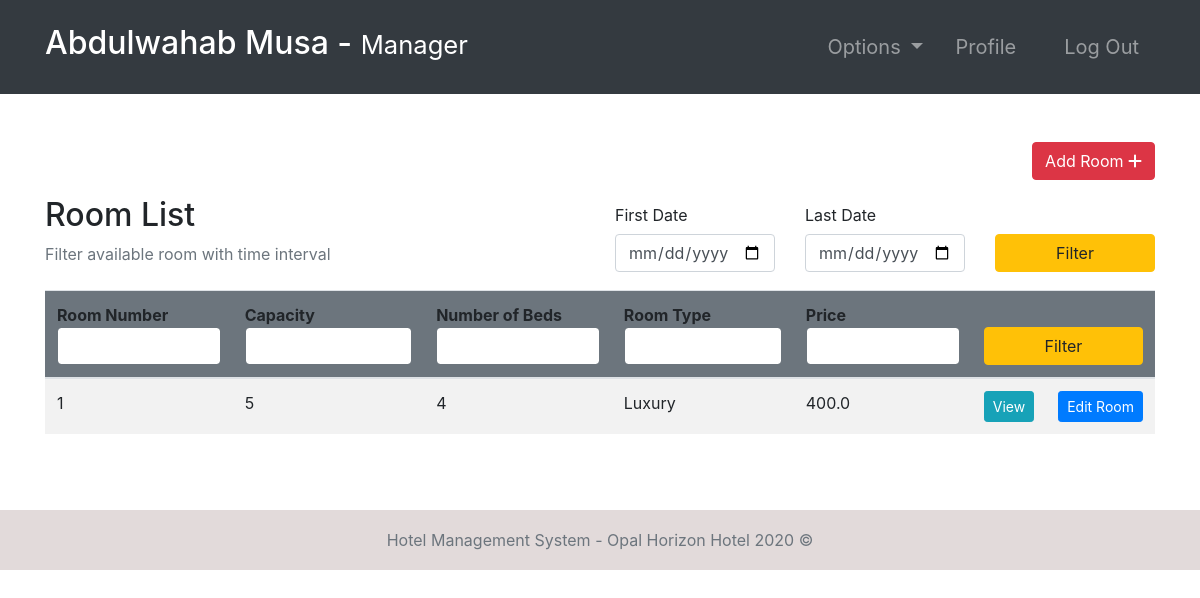
Before: /rooms/ (signed in) with the older database file.
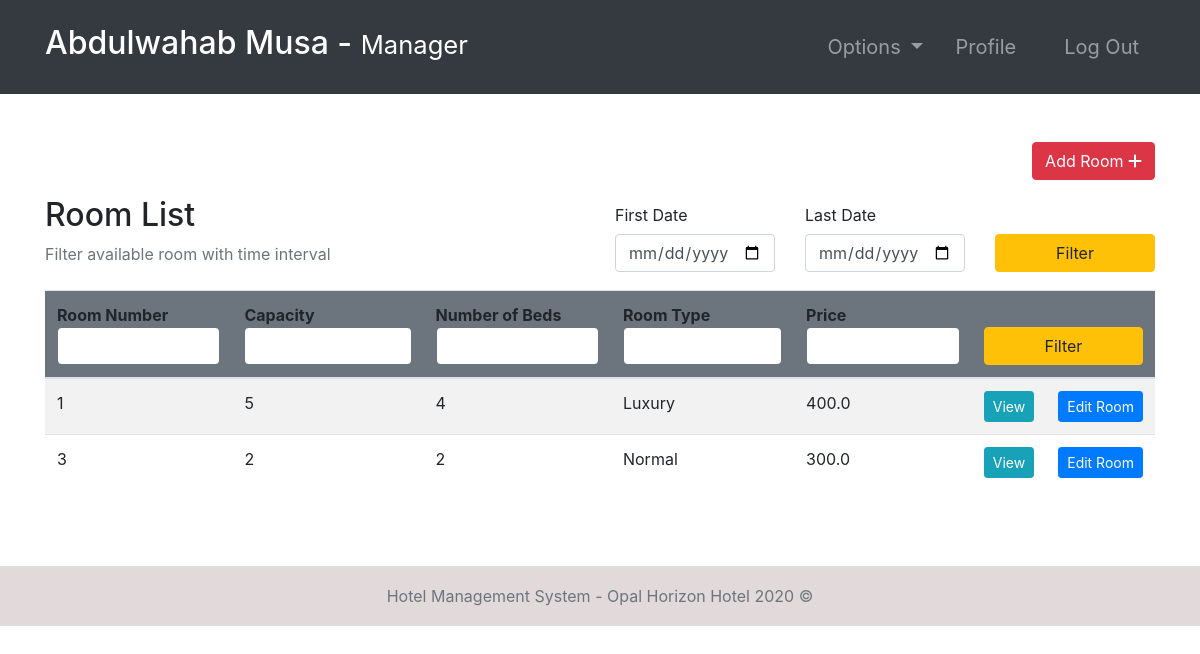
After: the same page with the newer database file.
### room/models.py (models this page shows, shortened)
class Room(models.Model):
    ROOM_TYPES = (
        ('King', 'King'),
        ('Luxury', 'Luxury'),
        ('Normal', 'Normal'),
        ('Economic', 'Economic'),
    )
    number = models.IntegerField(primary_key=True)
    capacity = models.SmallIntegerField()
    numberOfBeds = models.SmallIntegerField()
    roomType = models.CharField(max_length=20, choices=ROOM_TYPES)
    price = models.FloatField()
    statusStartDate = models.DateField(null=True)
    statusEndDate = models.DateField(null=True)

### room/views.py (the view, shortened to what this page needs)
# urls.py: path('rooms/', rooms, name="rooms"),
@ login_required(login_url='login')
def rooms(request):
    role = str(request.user.groups.all()[0])
    path = role + "/"
    rooms = Room.objects.all()
    firstDayStr = None
    lastDateStr = None
    def chech_availability(fd, ed):
        availableRooms = []
        for room in rooms:
            availList = []
            bookingList = Booking.objects.filter(roomNumber=room)
            if room.statusStartDate == None:
                for booking in bookingList:
                    if booking.startDate > ed.date() or booking.endDate < fd.date():
                        availList.append(True)
                    else:
                        availList.append(False)
                if all(availList):
                    availableRooms.append(room)
            else:
                if room.statusStartDate > ed.date() or room.statusEndDate < fd.date():
                    for booking in bookingList:
                        if booking.startDate > ed.date() or booking.endDate < fd.date():
                            availList.append(True)
                        else:
                            availList.append(False)
                        if all(availList):
                            availableRooms.append(room)
        return availableRooms
    context = {
        "role": role,
        'rooms': rooms,
        'fd': firstDayStr,
        'ld': lastDateStr
    }
    return render(request, path + "rooms.html", context)

### templates/manager/rooms.html
{% extends '../index.html' %}
{% block context %}
{% include '../common_pages/rooms.html' %}
{% endblock %}

### templates/common_pages/rooms.html (shortened to what this page needs)
<div class="container py-5 clearfix">
    <div class="clearfix">
        {% if role == "manager" or role == "admin" %}
        <a href="{% url 'add-room' %}" class="btn btn-danger rounded float-right">Add Room <i
                class="fas fa-plus"></i></a>
        {% endif %}
    </div>
    <div class="table-header row mt-3 clearfix">
        <div class="col-sm-12 col-md-12 col-lg-6 mb-4">
            <h2>Room List</h2>
            <span class="text-muted">Filter available room with time interval</span>
        </div>
        <div class="col-sm-12 col-md-12 col-lg-6">
            <form action="" method="POST">
                <div class="row">
                    <div class="form-group col-4">
                        <label for="example-date-input" class="col-form-label">First Date</label>
                        <div class="">
                            <input class="form-control" type="date" name="fd" value="{{fd}}" id="example-date-input">
                        </div>
                    </div>
                    <div class="form-group col-4">
                        <label for="example-date-input" class="col-form-label">Last Date</label>
                        <div class="">
                            <input class="form-control" type="date" name="ld" value="{{ld}}" id="example-date-input">
                        </div>
                    </div>
                    <div class="col-4" style="margin-top:38px;">
                        <button type="submit" name="dateFilter" class="btn btn-warning w-100">Filter</button>
                    </div>
                </div>
            </form>
        </div>
    </div>
    <table class="table table-hover table-striped">
        <thead class="bg-secondary rounded">
            <tr>
                <form action="" method="POST">
                    <th>Room Number<input type="number" name="number" value="{{number}}"
                            class="form-control border border-secondary"></th>
                    <th>Capacity<input type="number" name="capacity" value="{{capacity}}"
                            class="form-control border border-secondary"></th>
                    <th>Number of Beds<input type="number" name="nob" value="{{nob}}"
                            class="form-control border border-secondary"></th>
                    <th>Room Type<input type="text" name="type" value="{{type}}"
                            class="form-control border border-secondary"></th>
                    <th>Price <input type="number" step="0.01" name="price" value="{{price}}"
                            class="form-control border border-secondary"></th>
                    <th colspan="2"><button type="submit" name="filter" class="btn btn-warning w-100">Filter</button>
                    </th>
                </form>
            </tr>
        </thead>
        <tbody>
            {% for room in rooms %}
            <tr>
                <td>{{ room.number }}</td>
                <td>{{ room.capacity }}</td>
                <td>{{ room.numberOfBeds }}</td>
                <td>{{ room.roomType }}</td>
                <td>{{ room.price }}</td>
                {% if role != "guest" %}
                <td> <a href="{% url 'room-profile' room.number %}" class="btn btn-info btn-sm w-100">View</a>
                </td>
                {% if role == 'manager' or role == 'admin' %}<td> <a href="{% url 'room-edit' room.number %}"
                        class="btn btn-sm btn-primary w-100">Edit&nbsp;Room</a></td> {% endif %}
                {% endif %}
            </tr>
            {% endfor %}
        </tbody>
    </table>
</div>

Changed rows visible on the page:
added Room: number "3", capacity "2", numberOfBeds "2", roomType "Normal", price "300.0"
